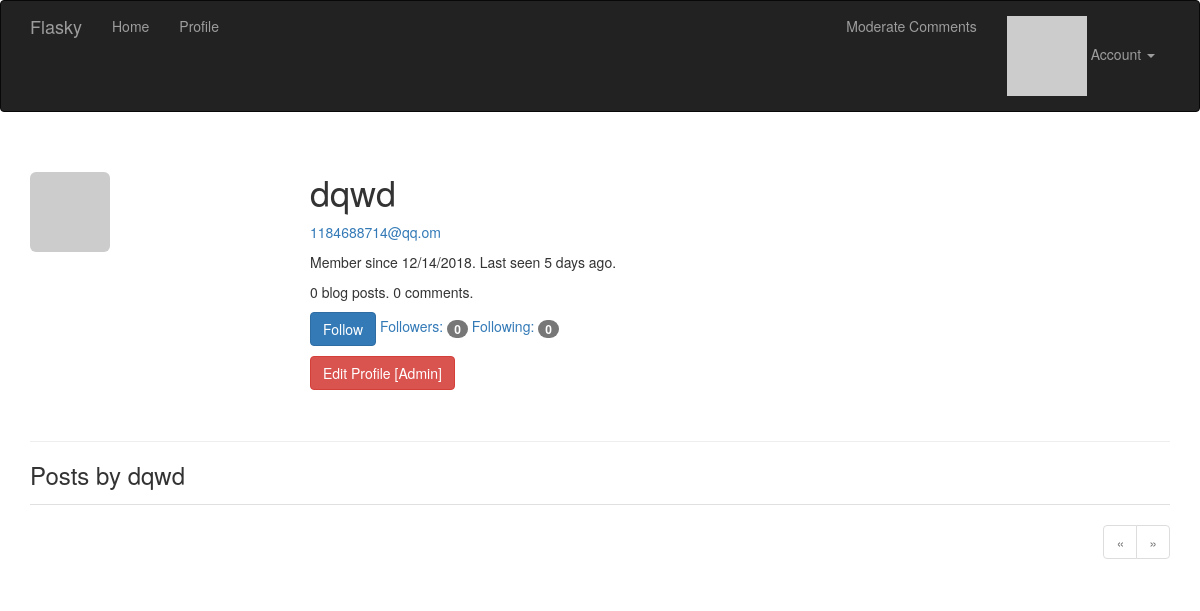
/user/dqwd (signed in), run on the app's committed database.
### app/models.py (models this page shows, shortened)
class User(UserMixin, db.Model):
    __tablename__ = 'users'
    id = db.Column(db.Integer, primary_key=True)
    email = db.Column(db.String(64), unique=True, index=True)
    username = db.Column(db.String(64), unique=True, index=True)
    role_id = db.Column(db.Integer, db.ForeignKey('roles.id'))
    password_hash = db.Column(db.String(128))
    confirmed = db.Column(db.Boolean, default=False)
    name = db.Column(db.String(64))
    location = db.Column(db.String(64))
    about_me = db.Column(db.Text())
    member_since = db.Column(db.DateTime(), default=datetime.utcnow)
    last_seen = db.Column(db.DateTime(), default=datetime.utcnow)
    avatar_hash = db.Column(db.String(32))
    posts = db.relationship('Post', backref='author', lazy='dynamic')
    followed = db.relationship('Follow',
                               foreign_keys=[Follow.follower_id],
                               backref=db.backref('follower', lazy='joined'),
                               lazy='dynamic',
                               cascade='all, delete-orphan')
    followers = db.relationship('Follow',
                                foreign_keys=[Follow.followed_id],
                                backref=db.backref('followed', lazy='joined'),
                                lazy='dynamic',
                                cascade='all, delete-orphan')
    comments = db.relationship('Comment', backref='author', lazy='dynamic')
    @property
    def password(self):
        raise AttributeError('password is not a readable attribute')
    def can(self, perm):
        return self.role is not None and self.role.has_permission(perm)
    def is_administrator(self):
        return self.can(Permission.ADMIN)
    def ping(self):
        self.last_seen = datetime.utcnow()
        db.session.add(self)
    def gravatar(self, size=100, default='identicon', rating='g'):
        url = 'https://secure.gravatar.com/avatar'
        hash = self.avatar_hash or self.gravatar_hash()
        return '{url}/{hash}?s={size}&d={default}&r={rating}'.format(
            url=url, hash=hash, size=size, default=default, rating=rating)
    def is_following(self, user):
        if user.id is None:
            return False
        return self.followed.filter_by(
            followed_id=user.id).first() is not None

### app/main/views.py (the view)
@main.route('/user/<username>')
def user(username):
    user = User.query.filter_by(username=username).first_or_404()
    page = request.args.get('page', 1, type=int)
    pagination = user.posts.order_by(Post.timestamp.desc()).paginate(
        page, per_page=current_app.config['FLASKY_POSTS_PER_PAGE'],
        error_out=False)
    posts = pagination.items
    return render_template('user.html', user=user, posts=posts,
                           pagination=pagination)

### app/auth/views.py (called while the page is built)
@auth.before_app_request
def before_request():
    if current_user.is_authenticated:
        current_user.ping()
        if not current_user.confirmed \
                and request.endpoint \
                and request.blueprint != 'auth' \
                and request.endpoint != 'static':
            return redirect(url_for('auth.unconfirmed'))

### app/main/__init__.py (called while the page is built)
@main.app_context_processor
def inject_permissions():
    return dict(Permission=Permission)

### app/main/views.py (called while the page is built)
@main.after_app_request
def after_request(response):
    for query in get_debug_queries():
        if query.duration >= current_app.config['FLASKY_SLOW_DB_QUERY_TIME']:
            current_app.logger.warning(
                'Slow query: %s\nParameters: %s\nDuration: %fs\nContext: %s\n'
                % (query.statement, query.parameters, query.duration,
                   query.context))
    return response

### app/models.py (called while the page is built)
@login_manager.user_loader
def load_user(user_id):
    return User.query.get(int(user_id))

    def has_permission(self, perm):
        return self.permissions & perm == perm

### app/templates/user.html (shortened to what this page needs)
{% extends "base.html" %}
{% import "_macros.html" as macros %}
{% block page_content %}
<div class="page-header">
    <img class="img-rounded profile-thumbnail" src="{{ user.gravatar(size=256) }}">
    <div class="profile-header">
        <h1>{{ user.username }}</h1>
        {% if current_user.is_administrator() %}
        <p><a href="mailto:{{ user.email }}">{{ user.email }}</a></p>
        {% endif %}
        <p>Member since {{ moment(user.member_since).format('L') }}. Last seen {{ moment(user.last_seen).fromNow() }}.</p>
        <p>{{ user.posts.count() }} blog posts. {{ user.comments.count() }} comments.</p>
        <p>
            {% if current_user.can(Permission.FOLLOW) and user != current_user %}
                {% if not current_user.is_following(user) %}
                <a href="{{ url_for('.follow', username=user.username) }}" class="btn btn-primary">Follow</a>
                {% else %}
                <a href="{{ url_for('.unfollow', username=user.username) }}" class="btn btn-default">Unfollow</a>
                {% endif %}
            {% endif %}
            <a href="{{ url_for('.followers', username=user.username) }}">Followers: <span class="badge">{{ user.followers.count() - 1 }}</span></a>
            <a href="{{ url_for('.followed_by', username=user.username) }}">Following: <span class="badge">{{ user.followed.count() - 1 }}</span></a>
        </p>
        <p>
            {% if current_user.is_administrator() %}
            <a class="btn btn-danger" href="{{ url_for('.edit_profile_admin', id=user.id) }}">Edit Profile [Admin]</a>
            {% endif %}
        </p>
    </div>
</div>
<h3>Posts by {{ user.username }}</h3>
{% include '_posts.html' %}
{% if pagination %}
<div class="pagination">
    {{ macros.pagination_widget(pagination, '.user', username=user.username) }}
</div>
{% endif %}
{% endblock %}

### app/static/styles.css (style rules this page uses)
.profile-thumbnail { position: absolute; }
.profile-header { min-height: 260px; margin-left: 280px; }
div.pagination { width: 100%; text-align: right; padding: 0px; margin: 0px; }

### data on the page
User: username "dqwd", email "1184688714@qq.om", member_since "12/14/2018", last_seen "5 days ago"

### other printed values
{{ user.posts.count() }} "0"
{{ user.comments.count() }} "0"
{{ user.followers.count() - 1 }} "0"
{{ user.followed.count() - 1 }} "0"
